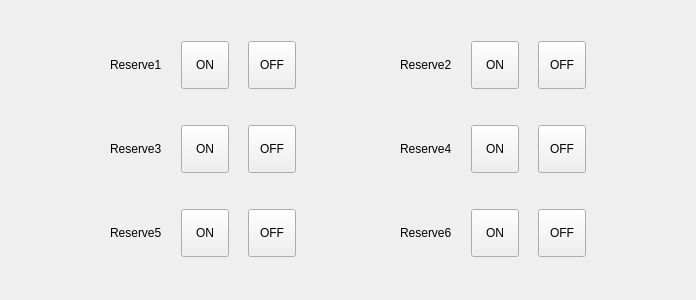
<?xml version="1.0" encoding="UTF-8"?>
<ui version="4.0">
 <class>HCManualReservePage</class>
 <widget class="QWidget" name="HCManualReservePage">
  <property name="geometry">
   <rect>
    <x>0</x>
    <y>0</y>
    <width>696</width>
    <height>300</height>
   </rect>
  </property>
  <property name="windowTitle">
   <string>Form</string>
  </property>
  <layout class="QGridLayout" name="gridLayout">
   <item row="0" column="1">
    <widget class="QLabel" name="label_2">
     <property name="text">
      <string>Reserve1</string>
     </property>
    </widget>
   </item>
   <item row="0" column="2">
    <widget class="QLabel" name="reserve1InLabel">
     <property name="sizePolicy">
      <sizepolicy hsizetype="Fixed" vsizetype="Fixed">
       <horstretch>0</horstretch>
       <verstretch>0</verstretch>
      </sizepolicy>
     </property>
     <property name="text">
      <string/>
     </property>
     <property name="pixmap">
      <pixmap resource="../resource.qrc">:/resource/ledgray(16).png</pixmap>
     </property>
    </widget>
   </item>
   <item row="0" column="3">
    <widget class="QToolButton" name="connectReserve1ToolButton">
     <property name="sizePolicy">
      <sizepolicy hsizetype="Preferred" vsizetype="Preferred">
       <horstretch>0</horstretch>
       <verstretch>0</verstretch>
      </sizepolicy>
     </property>
     <property name="minimumSize">
      <size>
       <width>48</width>
       <height>48</height>
      </size>
     </property>
     <property name="maximumSize">
      <size>
       <width>48</width>
       <height>48</height>
      </size>
     </property>
     <property name="text">
      <string>ON</string>
     </property>
    </widget>
   </item>
   <item row="0" column="4">
    <widget class="QLabel" name="reserve1StatusLabel">
     <property name="sizePolicy">
      <sizepolicy hsizetype="Fixed" vsizetype="Fixed">
       <horstretch>0</horstretch>
       <verstretch>0</verstretch>
      </sizepolicy>
     </property>
     <property name="text">
      <string/>
     </property>
     <property name="pixmap">
      <pixmap resource="../resource.qrc">:/resource/ledgray(16).png</pixmap>
     </property>
    </widget>
   </item>
   <item row="0" column="5">
    <widget class="QToolButton" name="disconnectReserve1ToolButton">
     <property name="sizePolicy">
      <sizepolicy hsizetype="Preferred" vsizetype="Preferred">
       <horstretch>0</horstretch>
       <verstretch>0</verstretch>
      </sizepolicy>
     </property>
     <property name="minimumSize">
      <size>
       <width>48</width>
       <height>48</height>
      </size>
     </property>
     <property name="maximumSize">
      <size>
       <width>48</width>
       <height>48</height>
      </size>
     </property>
     <property name="text">
      <string>OFF</string>
     </property>
    </widget>
   </item>
   <item row="0" column="11">
    <widget class="QToolButton" name="connectReserve2ToolButton">
     <property name="sizePolicy">
      <sizepolicy hsizetype="Preferred" vsizetype="Preferred">
       <horstretch>0</horstretch>
       <verstretch>0</verstretch>
      </sizepolicy>
     </property>
     <property name="minimumSize">
      <size>
       <width>48</width>
       <height>48</height>
      </size>
     </property>
     <property name="maximumSize">
      <size>
       <width>48</width>
       <height>48</height>
      </size>
     </property>
     <property name="text">
      <string>ON</string>
     </property>
    </widget>
   </item>
   <item row="0" column="12">
    <widget class="QLabel" name="reserve2StatusLabel">
     <property name="sizePolicy">
      <sizepolicy hsizetype="Fixed" vsizetype="Fixed">
       <horstretch>0</horstretch>
       <verstretch>0</verstretch>
      </sizepolicy>
     </property>
     <property name="text">
      <string/>
     </property>
     <property name="pixmap">
      <pixmap resource="../resource.qrc">:/resource/ledgray(16).png</pixmap>
     </property>
    </widget>
   </item>
   <item row="0" column="14">
    <widget class="QToolButton" name="disconnectReserve2ToolButton">
     <property name="sizePolicy">
      <sizepolicy hsizetype="Preferred" vsizetype="Preferred">
       <horstretch>0</horstretch>
       <verstretch>0</verstretch>
      </sizepolicy>
     </property>
     <property name="minimumSize">
      <size>
       <width>48</width>
       <height>48</height>
      </size>
     </property>
     <property name="maximumSize">
      <size>
       <width>48</width>
       <height>48</height>
      </size>
     </property>
     <property name="text">
      <string>OFF</string>
     </property>
    </widget>
   </item>
   <item row="1" column="3">
    <widget class="QToolButton" name="connectReserve3ToolButton">
     <property name="sizePolicy">
      <sizepolicy hsizetype="Preferred" vsizetype="Preferred">
       <horstretch>0</horstretch>
       <verstretch>0</verstretch>
      </sizepolicy>
     </property>
     <property name="minimumSize">
      <size>
       <width>48</width>
       <height>48</height>
      </size>
     </property>
     <property name="maximumSize">
      <size>
       <width>48</width>
       <height>48</height>
      </size>
     </property>
     <property name="text">
      <string>ON</string>
     </property>
    </widget>
   </item>
   <item row="1" column="2">
    <widget class="QLabel" name="reserve3InLabel">
     <property name="sizePolicy">
      <sizepolicy hsizetype="Fixed" vsizetype="Fixed">
       <horstretch>0</horstretch>
       <verstretch>0</verstretch>
      </sizepolicy>
     </property>
     <property name="text">
      <string/>
     </property>
     <property name="pixmap">
      <pixmap resource="../resource.qrc">:/resource/ledgray(16).png</pixmap>
     </property>
    </widget>
   </item>
   <item row="1" column="1">
    <widget class="QLabel" name="label_4">
     <property name="text">
      <string>Reserve3</string>
     </property>
    </widget>
   </item>
   <item row="2" column="1">
    <widget class="QLabel" name="label">
     <property name="text">
      <string>Reserve5</string>
     </property>
    </widget>
   </item>
   <item row="2" column="2">
    <widget class="QLabel" name="reserve5InLabel">
     <property name="sizePolicy">
      <sizepolicy hsizetype="Fixed" vsizetype="Fixed">
       <horstretch>0</horstretch>
       <verstretch>0</verstretch>
      </sizepolicy>
     </property>
     <property name="text">
      <string/>
     </property>
     <property name="pixmap">
      <pixmap resource="../resource.qrc">:/resource/ledgray(16).png</pixmap>
     </property>
    </widget>
   </item>
   <item row="1" column="5">
    <widget class="QToolButton" name="disconnectReserve3ToolButton">
     <property name="sizePolicy">
      <sizepolicy hsizetype="Preferred" vsizetype="Preferred">
       <horstretch>0</horstretch>
       <verstretch>0</verstretch>
      </sizepolicy>
     </property>
     <property name="minimumSize">
      <size>
       <width>48</width>
       <height>48</height>
      </size>
     </property>
     <property name="maximumSize">
      <size>
       <width>48</width>
       <height>48</height>
      </size>
     </property>
     <property name="text">
      <string>OFF</string>
     </property>
    </widget>
   </item>
   <item row="1" column="4">
    <widget class="QLabel" name="reserve3StatusLabel">
     <property name="sizePolicy">
      <sizepolicy hsizetype="Fixed" vsizetype="Fixed">
       <horstretch>0</horstretch>
       <verstretch>0</verstretch>
      </sizepolicy>
     </property>
     <property name="text">
      <string/>
     </property>
     <property name="pixmap">
      <pixmap resource="../resource.qrc">:/resource/ledgray(16).png</pixmap>
     </property>
    </widget>
   </item>
   <item row="2" column="4">
    <widget class="QLabel" name="reserve5StatusLabel">
     <property name="sizePolicy">
      <sizepolicy hsizetype="Fixed" vsizetype="Fixed">
       <horstretch>0</horstretch>
       <verstretch>0</verstretch>
      </sizepolicy>
     </property>
     <property name="text">
      <string/>
     </property>
     <property name="pixmap">
      <pixmap resource="../resource.qrc">:/resource/ledgray(16).png</pixmap>
     </property>
    </widget>
   </item>
   <item row="2" column="3">
    <widget class="QToolButton" name="connectReserve5ToolButton">
     <property name="sizePolicy">
      <sizepolicy hsizetype="Preferred" vsizetype="Preferred">
       <horstretch>0</horstretch>
       <verstretch>0</verstretch>
      </sizepolicy>
     </property>
     <property name="minimumSize">
      <size>
       <width>48</width>
       <height>48</height>
      </size>
     </property>
     <property name="maximumSize">
      <size>
       <width>48</width>
       <height>48</height>
      </size>
     </property>
     <property name="text">
      <string>ON</string>
     </property>
    </widget>
   </item>
   <item row="2" column="5">
    <widget class="QToolButton" name="disconnectReserve5ToolButton">
     <property name="sizePolicy">
      <sizepolicy hsizetype="Preferred" vsizetype="Preferred">
       <horstretch>0</horstretch>
       <verstretch>0</verstretch>
      </sizepolicy>
     </property>
     <property name="minimumSize">
      <size>
       <width>48</width>
       <height>48</height>
      </size>
     </property>
     <property name="maximumSize">
      <size>
       <width>48</width>
       <height>48</height>
      </size>
     </property>
     <property name="text">
      <string>OFF</string>
     </property>
    </widget>
   </item>
   <item row="0" column="10">
    <widget class="QLabel" name="reserve2InLabel">
     <property name="sizePolicy">
      <sizepolicy hsizetype="Fixed" vsizetype="Fixed">
       <horstretch>0</horstretch>
       <verstretch>0</verstretch>
      </sizepolicy>
     </property>
     <property name="text">
      <string/>
     </property>
     <property name="pixmap">
      <pixmap resource="../resource.qrc">:/resource/ledgray(16).png</pixmap>
     </property>
    </widget>
   </item>
   <item row="0" column="7">
    <widget class="QLabel" name="label_6">
     <property name="text">
      <string>Reserve2</string>
     </property>
    </widget>
   </item>
   <item row="1" column="7">
    <widget class="QLabel" name="label_3">
     <property name="text">
      <string>Reserve4</string>
     </property>
    </widget>
   </item>
   <item row="2" column="7">
    <widget class="QLabel" name="label_5">
     <property name="text">
      <string>Reserve6</string>
     </property>
    </widget>
   </item>
   <item row="1" column="10">
    <widget class="QLabel" name="reserve4InLabel">
     <property name="sizePolicy">
      <sizepolicy hsizetype="Fixed" vsizetype="Fixed">
       <horstretch>0</horstretch>
       <verstretch>0</verstretch>
      </sizepolicy>
     </property>
     <property name="text">
      <string/>
     </property>
     <property name="pixmap">
      <pixmap resource="../resource.qrc">:/resource/ledgray(16).png</pixmap>
     </property>
    </widget>
   </item>
   <item row="1" column="11">
    <widget class="QToolButton" name="connectReserve4ToolButton">
     <property name="sizePolicy">
      <sizepolicy hsizetype="Preferred" vsizetype="Preferred">
       <horstretch>0</horstretch>
       <verstretch>0</verstretch>
      </sizepolicy>
     </property>
     <property name="minimumSize">
      <size>
       <width>48</width>
       <height>48</height>
      </size>
     </property>
     <property name="maximumSize">
      <size>
       <width>48</width>
       <height>48</height>
      </size>
     </property>
     <property name="text">
      <string>ON</string>
     </property>
    </widget>
   </item>
   <item row="1" column="12">
    <widget class="QLabel" name="reserve4StatusLabel">
     <property name="sizePolicy">
      <sizepolicy hsizetype="Fixed" vsizetype="Fixed">
       <horstretch>0</horstretch>
       <verstretch>0</verstretch>
      </sizepolicy>
     </property>
     <property name="text">
      <string/>
     </property>
     <property name="pixmap">
      <pixmap resource="../resource.qrc">:/resource/ledgray(16).png</pixmap>
     </property>
    </widget>
   </item>
   <item row="1" column="14">
    <widget class="QToolButton" name="disconnectReserve4ToolButton">
     <property name="sizePolicy">
      <sizepolicy hsizetype="Preferred" vsizetype="Preferred">
       <horstretch>0</horstretch>
       <verstretch>0</verstretch>
      </sizepolicy>
     </property>
     <property name="minimumSize">
      <size>
       <width>48</width>
       <height>48</height>
      </size>
     </property>
     <property name="maximumSize">
      <size>
       <width>48</width>
       <height>48</height>
      </size>
     </property>
     <property name="text">
      <string>OFF</string>
     </property>
    </widget>
   </item>
   <item row="2" column="10">
    <widget class="QLabel" name="reserve6InLabel">
     <property name="sizePolicy">
      <sizepolicy hsizetype="Fixed" vsizetype="Fixed">
       <horstretch>0</horstretch>
       <verstretch>0</verstretch>
      </sizepolicy>
     </property>
     <property name="text">
      <string/>
     </property>
     <property name="pixmap">
      <pixmap resource="../resource.qrc">:/resource/ledgray(16).png</pixmap>
     </property>
    </widget>
   </item>
   <item row="2" column="11">
    <widget class="QToolButton" name="connectReserve6ToolButton">
     <property name="sizePolicy">
      <sizepolicy hsizetype="Preferred" vsizetype="Preferred">
       <horstretch>0</horstretch>
       <verstretch>0</verstretch>
      </sizepolicy>
     </property>
     <property name="minimumSize">
      <size>
       <width>48</width>
       <height>48</height>
      </size>
     </property>
     <property name="maximumSize">
      <size>
       <width>48</width>
       <height>48</height>
      </size>
     </property>
     <property name="text">
      <string>ON</string>
     </property>
    </widget>
   </item>
   <item row="2" column="12">
    <widget class="QLabel" name="reserve6StatusLabel">
     <property name="sizePolicy">
      <sizepolicy hsizetype="Fixed" vsizetype="Fixed">
       <horstretch>0</horstretch>
       <verstretch>0</verstretch>
      </sizepolicy>
     </property>
     <property name="text">
      <string/>
     </property>
     <property name="pixmap">
      <pixmap resource="../resource.qrc">:/resource/ledgray(16).png</pixmap>
     </property>
    </widget>
   </item>
   <item row="2" column="14">
    <widget class="QToolButton" name="disconnectReserve6ToolButton">
     <property name="sizePolicy">
      <sizepolicy hsizetype="Preferred" vsizetype="Preferred">
       <horstretch>0</horstretch>
       <verstretch>0</verstretch>
      </sizepolicy>
     </property>
     <property name="minimumSize">
      <size>
       <width>48</width>
       <height>48</height>
      </size>
     </property>
     <property name="maximumSize">
      <size>
       <width>48</width>
       <height>48</height>
      </size>
     </property>
     <property name="text">
      <string>OFF</string>
     </property>
    </widget>
   </item>
   <item row="0" column="6">
    <spacer name="horizontalSpacer">
     <property name="orientation">
      <enum>Qt::Horizontal</enum>
     </property>
     <property name="sizeHint" stdset="0">
      <size>
       <width>40</width>
       <height>20</height>
      </size>
     </property>
    </spacer>
   </item>
   <item row="0" column="15">
    <spacer name="horizontalSpacer_2">
     <property name="orientation">
      <enum>Qt::Horizontal</enum>
     </property>
     <property name="sizeHint" stdset="0">
      <size>
       <width>40</width>
       <height>20</height>
      </size>
     </property>
    </spacer>
   </item>
   <item row="0" column="0">
    <spacer name="horizontalSpacer_3">
     <property name="orientation">
      <enum>Qt::Horizontal</enum>
     </property>
     <property name="sizeHint" stdset="0">
      <size>
       <width>40</width>
       <height>20</height>
      </size>
     </property>
    </spacer>
   </item>
  </layout>
 </widget>
 <resources>
  <include location="../resource.qrc"/>
 </resources>
 <connections/>
</ui>
